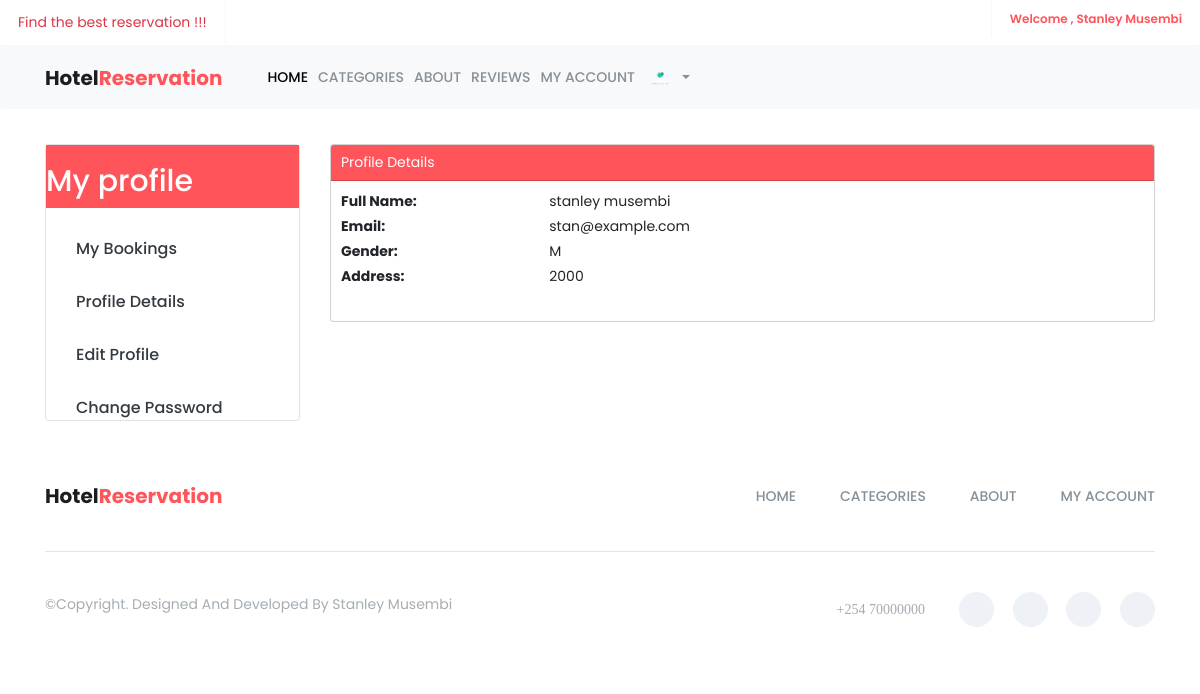
The page /auth/profile/ (signed in) on the database its author committed.
### accounts/models.py (models this page shows, shortened)
class CustomUser(AbstractUser):
    email = models.EmailField(unique=True)
    gender = models.CharField(max_length=1,  blank=True, null=True)
    address = models.CharField(max_length=255, blank=True, null=True)
    image = models.ImageField(upload_to="user_images", blank=True, null=True)
    username = None
    objects = CustomUserManager()
    USERNAME_FIELD = 'email'
    REQUIRED_FIELDS = []

### accounts/views.py (the view)
# urls.py: path('profile/' , profile , name='profile'),
@login_required(login_url='accounts:login')
def profile(request):
    user  =  request.user
    context = {
        'user':user
    }
    return render(request , 'public/profile.html' , context)

### templates/public/profile.html (shortened to what this page needs)
{% extends 'public/base.html' %}
{% load static %}
{% block content %}
    <div class="container mt-4">
        <div class="row">
            {% include 'public/profile_sidebar.html' %}
            <div class="col-md-9">
                <div class="card mb-4">
                    <div class="card-header primary-bg">
                         <p class= "  text-white">Profile Details</p>
                    </div>
                    <div class="card-body">
                        <dl class="row">
                            <dt class="col-sm-3">Full Name:</dt>
                            <dd class="col-sm-9">{{ user.get_full_name }}</dd>
                            <dt class="col-sm-3">Email:</dt>
                            <dd class="col-sm-9">{{ user.email }}</dd>
                            <dt class="col-sm-3">Gender:</dt>
                            <dd class="col-sm-9">{{ user.gender }}</dd>
                            <dt class="col-sm-3">Address:</dt>
                            <dd class="col-sm-9">{{ user.address }}</dd>
                        </dl>
                    </div>
                </div>
            </div>
        </div>
    </div>
{% endblock %}

### templates/public/base.html (shortened to what this page needs)
{% load static %}
<!doctype html>
<html class="no-js" lang="en">
    <head>
        <link href="https://cdn.jsdelivr.net/npm/bootstrap@5.3.2/dist/css/bootstrap.min.css" rel="stylesheet">
		<link href="https://cdn.jsdelivr.net/npm/bootstrap@5.3.2/dist/css/bootstrap.min.css" rel="stylesheet">
        <link rel="stylesheet" href="{% static 'assets/css/font-awesome.min.css' %}">
		<link rel="stylesheet" href="{% static 'assets/css/linearicons.css' %}">
        <link rel="stylesheet" href="{% static 'assets/css/animate.css' %}">
        <link rel="stylesheet" href="{% static 'assets/css/flaticon.css' %}">
        <link rel="stylesheet" href="{% static 'assets/css/slick.css' %}">
		<link rel="stylesheet" href="{% static 'assets/css/slick-theme.css' %}">
        <link rel="stylesheet" href="{% static 'assets/css/bootstrap.min.css' %}">
		<link rel="stylesheet" href="{% static 'assets/css/bootsnav.css' %}" >
        <link rel="stylesheet" href="{% static 'assets/css/style.css' %}">
        <link rel="stylesheet" href="{% static 'assets/css/responsive.css' %}">
    </head>
	<body>
		<header id="header-top" class="header-top">
			<ul>
				<li>
					<div class="header-top-left">
						<ul>
							<li class="select-opt">
								 <p class="text-danger">Find the best reservation !!!</p>
							</li>
						</ul>
					</div>
				</li>
				<li class="head-responsive-right pull-right">
                    <div class="header-top-right">
                        {% if  user.is_authenticated %}
						<ul>
							<li class="header-top-contact">
								 <a href="">Welcome , {{user.first_name }} {{user.last_name}} </a>
							</li>
						</ul>
						{% endif%}
                    </div>
                </li>
			</ul>
		</header>
		<section class="top-area">
			<div class="header-area">
			    <nav class="navbar navbar-expand-lg navbar-light bg-light fixed-top" style ="width:100%;" data-bs-minus-value-desktop="70" data-bs-minus-value-mobile="55" data-bs-speed="1000">
					<div class="container">
						<div class="navbar-brand">
							<a  href="{% url 'hotel:home'%} "  >Hotel<span class="brand-span">reservation</span></a>
						</div>
						<div class="collapse navbar-collapse menu-ui-design" id="navbar-menu">
							<ul class="navbar-nav ms-auto" data-bs-in="fadeInDown" data-bs-out="fadeOutUp">
								<li class="nav-item"><a href="{% url 'hotel:home' %}" class="nav-link active" href="#home">Home</a></li>
								<li class="nav-item"><a href="{% url 'hotel:all_categories' %}" class="nav-link" href="#works">Categories </a></li>
								<li class="nav-item"><a href="" class="nav-link" href="#explore">About</a></li>
								<li class="nav-item"><a href="" class="nav-link" href="#reviews">Reviews</a></li>
								<li class="nav-item"><a href="{% url 'accounts:profile' %}" class="nav-link" href="#contact">My Account</a></li>
								  {% if user.is_authenticated %}
								  <li class="nav-item ml-auto dropdown">
									  <a class="nav-link dropdown-toggle" href="#" id="profileDropdown" role="button" data-bs-toggle="dropdown" aria-haspopup="true" aria-expanded="false">
										  {% if user.image %}
											  <img src="{{ user.image.url }}" alt="Profile Image" width="30px" class="profile-image">
										  {% else %}
											  <img src="{% static 'assets/img/placeholder.webp' %}" alt="Placeholder Image" width="30px" class="profile-image">
										  {% endif %}
									  </a>
								  </li>
								  {% endif %}
							</ul>
						</div>
					</div>
				</nav>
			</div>
		</section>
        {% block content%}
         {% endblock content%}
		<footer id="footer"  class="footer">
			<div class="container">
				<div class="footer-menu">
		           	<div class="row">
			           	<div class="col-sm-3">
			           		 <div class="navbar-header">
				                <a class="navbar-brand" href="{% url 'hotel:home' %}">Hotel<span class="brand-span">Reservation</span></a>
				            </div>
			           	</div>
			           	<div class="col-sm-9">
			           		<ul class="footer-menu-item">
			                    <li class="scroll"><a  href="{% url 'hotel:home' %}">home</a></li>
			                    <li class="scroll"><a href="{% url 'hotel:all_categories' %}">categories</a></li>
			                    <li class="scroll"><a href="#reviews">about</a></li>
			                    <li class="scroll"><a href="{% url 'accounts:profile' %}">my account</a></li>
			                </ul>
			           	</div>
		           </div>
				</div>
				<div class="hm-footer-copyright">
					<div class="row">
						<div class="col-sm-5">
							<p>
								&copy;copyright. designed and developed by Stanley Musembi
							</p>
						</div>
						<div class="col-sm-7">
							<div class="footer-social">
								<span><i class="fa fa-phone"> +254 70000000 </i></span>
								<a href="#"><i class="fa fa-facebook"></i></a>
								<a href="#"><i class="fa fa-twitter"></i></a>
								<a href="#"><i class="fa fa-linkedin"></i></a>
								<a href="#"><i class="fa fa-google-plus"></i></a>
							</div>
						</div>
					</div>
				</div>
			</div>
        </footer>
    </body>
</html>

### static/assets/css/bootsnav.css (style rules this page uses)
body { -webkit-transition: all 0.3s ease-in-out; -moz-transition: all 0.3s ease-in-out; -o-transition: all 0.3s ease-in-out; -ms-transition: all 0.3s ease-in-out; transition: all 0.3s ease-in-out; }

### static/assets/css/style.css (style rules this page uses)
* { padding: 0; margin: 0; }
* { -webkit-box-sizing:border-box; -moz-box-sizing:border-box; -o-box-sizing:border-box; -ms-box-sizing:border-box; box-sizing:border-box; }
body { font-family: 'Poppins', sans-serif; font-size:14px; color:#a09e9c; text-transform:initial; max-width:1920px; margin:0 auto; overflow-x:hidden; }
a,a:hover,a:active,a:focus { display:inline-block; text-decoration:none; color: #343a3f; font-size:16px; padding:0; font-weight: 500; text-transform: capitalize; }
p { margin: 0; color:#767f86; font-size:14px; line-height: 1.8; text-transform: initial; }
img { border:none;max-width:100%; height:auto; }
ul { padding: 0; margin: 0 auto; list-style: none; }
ul li { list-style: none; }
html,body { height: 100%; }
.header-top { border-bottom:1px solid #f6f8fa; }
.header-top ul li { display: inline-block; }
.header-top-left li,.header-top-right li { display: inline-block; }
.select-opt,.header-top-contact { padding: 10px 18px; border-right: 1px solid #f6f8fa; }
.header-top-contact { border-right: 0; border-left: 1px solid #f6f8fa; font-size: 12px; }
.header-top-right ul li a { color:#ff545a; font-size: 12px; font-weight: 600; }
.primary-bg { background:#ff545a; }
.navbar-brand { display: inline-block; color: #1b1e20; font-size: 20px; font-weight: 700; text-transform:capitalize; }
.navbar-brand a { color: #1b1e20; font-size: 20px; font-weight: 700; text-transform:capitalize; }
.brand-span { display: inline-block;color:#ff545a;text-transform:capitalize; }
.nav-link { color: #859098; font-size: 14px; font-weight: 500; text-transform:uppercase; -webkit-transition: 0.3s linear; -moz-transition: 0.3s linear; -ms-transition: 0.3s linear; -o-transition: 0.3s linear; transition: 0.3s linear; }
.nav-link { padding:34px 21px; }
.menu-ui-design { overflow-y:scroll;height: 350px; }
.footer-menu { padding: 45px 0; }
.footer-menu .navbar-header { padding:0; }
.footer-menu .navbar-header a.navbar-brand,.footer-menu.footer-menu .navbar-header a.navbar-brand:hover,.footer-menu .navbar-header a.navbar-brand:focus { padding:0; height: 0; }
.footer-menu ul.footer-menu-item { text-align: right; }
.footer-menu ul.footer-menu-item li { display: inline-block; }
.footer-menu ul.footer-menu-item li a { color: #859098; font-size: 14px; text-transform: uppercase; padding-left: 40px; -webkit-transition:0.3s linear; -moz-transition:0.3s linear; -o-transition:0.3s linear; transition:0.3s linear; }
.hm-footer-copyright { padding: 40px 0; border-top: 1px solid #e1e5eb; }
.hm-footer-copyright p,.hm-footer-copyright p a { color: #a5adb3; font-size: 14px; font-weight: 400; text-transform: capitalize; }
.footer-social { text-align: right; }
.footer-social .fa-phone:before { position: relative; top: 2px; }
.footer-social a ,.footer-social span { display: inline-block; color: #afb4bf; font-size: 14px; margin-left: 15px; -webkit-transition: .3s; -moz-transition:.3s; -ms-transition:.3s; -o-transition:.3s; transition: .3s; }
.footer-social a { width: 35px; height: 35px; line-height: 35px; background: #eef2f6; text-align: center; border-radius: 50%; }
.footer-social span { margin-right:15px;margin-left: 0;color: #a5adb3; }

### rows shown on the page
CustomUser: first_name "Stanley", last_name "Musembi", image (picture), get_full_name "stanley musembi", email "stan@example.com", gender "M", address "2000"
